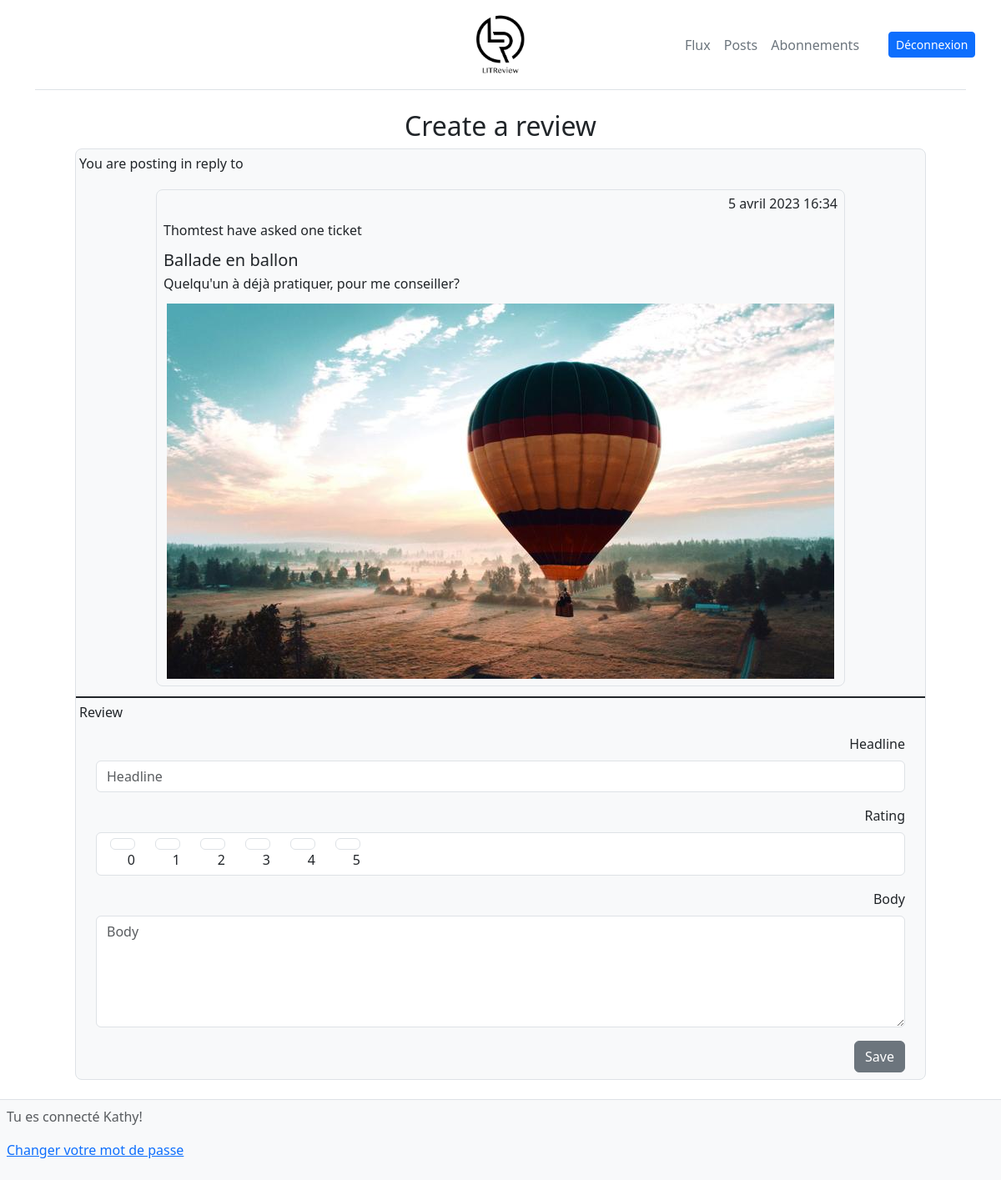
The page /create_review/50 (signed in) on the database its author committed.
### mvp/models.py (models this page shows, shortened)
class Ticket(models.Model):
    title = models.CharField(max_length=128)
    description = models.TextField(max_length=2048, blank=True)
    user = models.ForeignKey(to=settings.AUTH_USER_MODEL, on_delete=models.CASCADE)
    image = models.ImageField(null=True, blank=True)
    time_created = models.DateTimeField(auto_now_add=True)
    IMAGE_MAX_SIZE = (800, 800)

### authentication/models.py (models this page shows, shortened)
class MyUser(AbstractBaseUser, PermissionsMixin):
    username = models.CharField(max_length=40, unique=True)
    USERNAME_FIELD = 'username'
    EMAIL_FIELD = 'email'
    ADMINISTRATOR = 'ADMINISTRATOR'
    SUBSCRIBER = 'SUBSCRIBER'
    ROLE_CHOICES = [
        (ADMINISTRATOR, 'Administrateur'),
        (SUBSCRIBER, 'Utilisateur'),
    ]
    REQUIRED_FIELDS = ['email']
    email = models.EmailField(
        verbose_name='email address',
        max_length=255,
        unique=True,
        null=True,
        blank=True,
    )
    role = models.CharField(max_length=30, choices=ROLE_CHOICES, default=SUBSCRIBER, verbose_name='Rôle')
    is_active = models.BooleanField(default=True)
    is_admin = models.BooleanField(default=False)
    objects = MyCustomManager()
    def __str__(self):
        return self.username

### mvp/views.py (the view, shortened to what this page needs)
# urls.py: path('create_review/<int:ticket_id>', mvp.views.MyFormsCreateReviewView.as_view(),
class MyFormsCreateReviewView(LoginRequiredMixin, CreateView):
    form_class = ReviewForm
    template_name = 'mvp/review_form.html'
    success_url = '/stream'
    def dispatch(self, request, *args, **kwargs):
        self.ticket = Ticket.objects.get(pk=kwargs['ticket_id'])
        return super(MyFormsCreateReviewView, self).dispatch(request, *args, **kwargs)
    def get_context_data(self, **kwargs):
        context_data = super(MyFormsCreateReviewView, self).get_context_data(**kwargs)
        context_data.update(
            {
                'ticket': self.ticket,
            }
        )
        return context_data

### mvp/forms.py
class ReviewForm(ModelForm):
    class Meta:
        model = models.Review
        widgets = {
            'rating': RadioSelect(
                attrs={"class": "d-flex gap-4 ps-3"},
                choices=[('0', '0'), ('1', '1'), ('2', '2'), ('3', '3'), ('4', '4'), ('5', '5')]),
            'body': Textarea(attrs={"rows": "5"})
        }
        fields = ['headline', 'rating', 'body']

### mvp/templatetags/mvp_extras.py (called while the page is built)
@register.simple_tag(takes_context=True)
def get_poster_display(context, user):
    if user == context['user']:
        return 'Tu'
    return user

### mvp/templates/mvp/review_form.html (shortened to what this page needs)
{% extends 'base.html' %}
{% load i18n %}
{% load django_bootstrap5 %}
{% load get_poster_display from mvp_extras %}
{% block content %}
<div class="container-fluid">
    <div class="px-4 pb-3 my-4 text-end">
        <h2 class="text-center">{% translate 'Create a review' %}</h2>
        <div class="border border rounded-3 bg-light my-2">
            <div class="">
                <h6 class="p-1 py-2 my-0 text-start">{% translate 'You are posting in reply to' %}</h6>
                <div class=" bg-light mx-5 my-2 py-1">
                    <div class="border border rounded-3 lh-1 p-1 p-md-2 mx-5 px-4 pt-3 pb-2 text-start">
                        <p class="fw-light text-end">{{ ticket.time_created }}</p>
                        <p>{% get_poster_display ticket.user %} {% translate 'have asked one ticket' %}</p>
                        <h5>{{ ticket.title }}</h5>
                        <p>{{ ticket.description }}</p>
                        <div class="d-flex  justify-content-center">
                             <img class="img-fluid" src="{{ ticket.image.url }}" alt="image-{{ ticket.title }}">
                        </div>
                    </div>
                </div>
            </div>
            <div class="px-0 py-0 my-0 border-bottom border-dark border-2"></div>
            <form class="form class" method="post" >
                <h6 class="px-1 pt-2 pb-0 my-0 text-start">{% translate 'Review' %}</h6>
                <div class="px-4 pt-3 pb-2">
                    {% bootstrap_form form label_class="d-flex text-start" %}
                    <input type="submit" class="btn btn-secondary" value="Save">
                </div>
            </form>
        </div>
    </div>
</div>
{% endblock content %}

### templates/base.html (shortened to what this page needs)
<!DOCTYPE html>
{% load django_bootstrap5 %}
{% load i18n %}
{% get_current_language as LANGUAGE_CODE %}
{% load static %}
<html lang="{{ LANGUAGE_CODE|default:'en_us' }}">
      <head>
        {% bootstrap_css %}
      </head>
  <body class="container-fluid">
    <div class="container-lg">
        <header class="d-flex flex-wrap align-items-center justify-content-center justify-content-lg-end py-3 mb-4 border-bottom">
            <a href="/" class="d-flex col-12 col-lg-4 px-0 mb-0">
                <img class="d-block mx-auto" src="{% static '/images/LITReview.png' %} " alt="logo" height="75px">
            </a>
            <nav class="navbar d-flex align-items-center justify-content-center justify-content-md-end col-12 col-lg-4">
                <ul class="nav justify-content-center col-12 col-md-4 col-lg-9 ">
                    <li class="nav-item"><a href="{% url 'stream' %}" class="nav-link link-secondary px-2 " >Flux</a></li>
                    <li class="nav-item"><a href="{% url 'posts' %}" class="nav-link link-secondary px-2">Posts</a></li>
                    <li class="nav-item"><a href="{% url 'subscription' %}" class="nav-link link-secondary px-2">Abonnements</a></li>
                </ul>
                <div class="text-center text-md-end col-12 col-md-4 col-lg-3 ">
                    {% if user.is_authenticated %}
                        <form class="mb-0" action="/logout" >
                            <button type="submit" class="btn btn-primary btn-sm">{% translate 'Sign out' %}</button>
                        </form>
                    {% else %}
                    <form class="mb-0" action="/signup">
                        <button type="submit" class="btn btn-primary btn-sm">{% translate 'Sign Up' %}</button>
                    </form>
                    {% endif %}
                </div>
            </nav>
        </header>
        <main class="container-fluid mb-5 pb-4">
            {% block content %}
            {% endblock content %}
        </main>
        <footer class="fixed-bottom bg-body-tertiary text-body-secondary p-2 border-top">
            <p>{% translate 'You are connected' %} {{ request.user }}! </p>
            <p><a href="{% url 'password_change' %}">{% translate 'Change password' %}</a></p>
        </footer>
    </div>
  </body>
</html>

### rows shown on the page
Ticket: time_created "5 avril 2023 16:34", user.username "Thomtest", title "Ballade en ballon", description "Quelqu'un à déjà pratiquer, pour me conseiller?", image (picture)
MyUser: user "Kathy"
